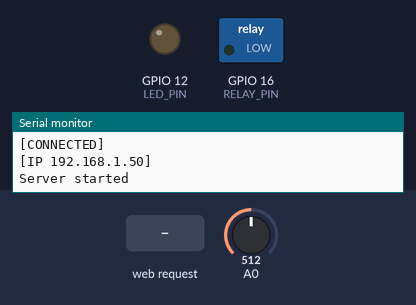
The program below on a simulated ESP8266 (NodeMCU). Parts: switched loads named in the program (green lamp = pin HIGH), output pins drawn as LEDs (lit = HIGH), the last lines printed to the serial monitor. The inputs (shaded band) are chosen by the test bench; at power-on: A0 = 512. WiFi joins after 1.5 s; servers stay silent unless stated; network time is answered at once with the bench clock; uploads are accepted with an empty reply; the local clock reads 2024-03-15 10:24:30 at power-on unless the program sets it.

Above: at 3.0 s.
3.1 s: HTTP request GET /forceSend received
At 5.65 s:
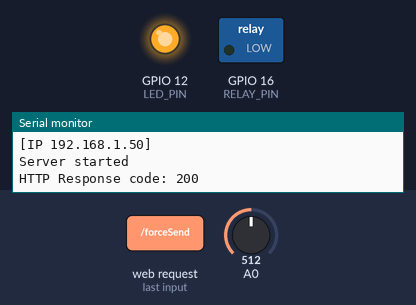
6.1 s: HTTP request GET /setData&relay= received
7.9 s: HTTP request GET /getData received
Timing chart, 0 to 10.9 s (numbered marks = the images above; inputs shaded):
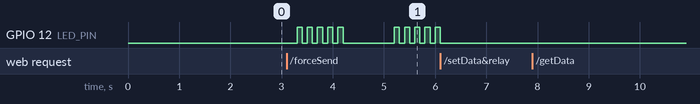

The program:

main.cpp
```cpp
#include <ESP8266WiFi.h>
//#include <ESP8266mDNS.h>
#include <WiFiUdp.h>
#include <ArduinoOTA.h>
#include <GyverTimer.h>
#include <NTPClient.h>
#include "ESP8266HTTPClient.h"
#include <ESP8266HTTPUpdateServer.h>

ESP8266HTTPUpdateServer httpUpdater;
GTimer_ms Timer1;
GTimer_ms Timer2;
#define LED_PIN 12
#define RELAY_PIN 16


// change these values to match your network
const char* ssid = "IDEA-DESIGN";                      // WIFI ssid
const char* password = "ochendlinniy";

WiFiServer server(80);
String request = "";
ESP8266WebServer httpServer(8080);

WiFiUDP ntpUDP;
NTPClient timeClient(ntpUDP);

#define read_interval 1000  // интервал в милисек для опроса датчика тока
int currWatt = 0;
int allWatt = 0;
float hourWatt = 0;
int last_update_time=0;
int lasthourWatt=0;
int httpResponseCode,count_hour;
boolean relayState=false;
boolean isRequest=false;
String startup_time,resp_time;
String now_time;
String header = "HTTP/1.1 200 OK\r\nContent-Type: text/html\r\n\r\n";
String dev_token="15P896k7";
String dev_id="3492";
String serverName="http://iot.am-studio.com.ua/add.php";
String html_1 = R"=====(
<!DOCTYPE html>
<html>
 	<head>
   <title>SMART переноска</title>
		 <meta name='viewport' content='width=device-width, initial-scale=1.0'/>
		 <meta charset='utf-8'>
     <script type="text/javascript" src="https://cdnjs.cloudflare.com/ajax/libs/Chart.js/2.9.3/Chart.min.js"></script>
     <script type="text/javascript" src="https://cdnjs.cloudflare.com/ajax/libs/Chart.js/2.9.3/Chart.bundle.min.js"></script>
		 <style>
			  body {background-color:hsl(200,90%,15%);color: white;
			  	font-family: 'Jura', sans-serif;
			  	text-align: center; transition: .5s; margin: 0;}
			  .page {display:flex; flex-direction: column; padding: 0 30px; height: 100vh;}
			  .col{display: block;}
			  .col2{margin: auto;width: 100%;}
			  #col3,.col4{margin-top:30px;width: 100%;transition: 1s;}

			h1 {text-align:center; font-size: 90%;margin-bottom:20px ;text-transform: uppercase;margin-top: 0;}
			  #currWatt{font-size: 10rem; font-weight:100; padding: 20px 0 0 0;margin: 0;}
			  span{font-size: 3rem;}

			  #relay {transition:1s; padding:10px;text-transform: uppercase; color:white; border-radius: 10px; font-size: 2rem;flex: center;}
			  .relay_wait{ background:#62a2af; border: 2px solid #fff; }
			  .relay_on{ background:#447716; border: 2px solid #fff; }
			  .relay_off{ background:#2f3435; border: 2px solid #fff; }
					.lds-ring {
					  display: none;
					}
					.relay_wait .lds-ring {
					  display: inline-block !important;
					  position: relative;
					  width: 40px;
					  height: 40px;
					}
					.lds-ring div {
					  box-sizing: border-box;
					  display: block;
					  position: absolute;
					  width: 32px;
					  height: 32px;
					  margin: 8px;
					  border: 4px solid #fff;
					  border-radius: 50%;
					  animation: lds-ring 1.2s cubic-bezier(0.5, 0, 0.5, 1) infinite;
					  border-color: #fff transparent transparent transparent;
					}
					.lds-ring div:nth-child(1) {
					  animation-delay: -0.45s;
					}
					.lds-ring div:nth-child(2) {
					  animation-delay: -0.3s;
					}
					.lds-ring div:nth-child(3) {
					  animation-delay: -0.15s;
					}
					@keyframes lds-ring {
					  0% {
					    transform: rotate(0deg);
					  }
					  100% {
					    transform: rotate(360deg);
					  }
					}

			  .footer span{font-size: 1rem;font-weight:500;}
			  .footer{padding-bottom: 10px}
		 </style>
		 <link href="https://fonts.googleapis.com/css2?family=Jura:wght@300;400;500;600;700&display=swap" rel="stylesheet">
		 <script>

	var ajaxRequest = null;
		    if (window.XMLHttpRequest)  { ajaxRequest =new XMLHttpRequest(); }
		    else                        { ajaxRequest =new ActiveXObject("Microsoft.XMLHTTP"); }

  	function set_MODE(relay){
        if (relay==0) {
        	document.getElementById("relay").className="relay_off";
        	document.getElementById("butt_rel").innerHTML="off";}
        if (relay==1) {
        	document.getElementById("relay").className="relay_on";
        	document.getElementById("butt_rel").innerHTML="on";
          }
	}

    function ajaxSEND(relay_state)
		    {
		      if(!ajaxRequest){ alert('AJAX is not supported.'); return; }
		      	ajaxRequest.open('GET',"/setData&relay="+relay_state ,true);
            ajaxRequest.send();
		    }
	function relay_change_state(){
		if (document.getElementById("relay").classList=="relay_off") {
			ajaxSEND(1);
			document.getElementById("relay").className="relay_wait";
			document.getElementById("butt_rel").innerHTML="";}
		if (document.getElementById("relay").classList=="relay_on") {ajaxSEND(0);
			document.getElementById("relay").className="relay_wait";
			document.getElementById("butt_rel").innerHTML="";}
	}

	function ajaxGETDATA()
		{
		    if(!ajaxRequest)
		    	{ alert('AJAX is not supported.'); return;}
		      ajaxRequest.open('GET',"getData",true);
		      ajaxRequest.onreadystatechange = function()
		      {
		        if(ajaxRequest.readyState == 4 && ajaxRequest.status==200)
		        {
		          var ajaxResult = ajaxRequest.responseText;
		          var tmpArray = ajaxResult.split("|");
		          document.getElementById('currWatt').innerHTML = tmpArray[0];
              	  document.getElementById('allWatt').innerHTML = tmpArray[1];
              	  if (tmpArray[2]=="1") {set_MODE(1);} else {set_MODE(0);}
              var back_color=Math.round(100-(tmpArray[0]/40));
              document.body.style='background-color: hsl('+back_color+',89%,15%);';
		        }
		      }
		      ajaxRequest.send();
		    }

	var myVar1 = setInterval(ajaxGETDATA, 1000);

		  </script>
	</head>
<body>
<div class="page">
	<div class="col">
		<h1>SMART переноска (ver0.1)<br></h1>
		<div>сейчас: <span id="currWatt">---</span><span>W</span></div>
    <div>за час: <span id="allWatt">----</span><span>W</span></div>
	</div>
	<div class="col2">
		<div class="relay_wait" id = "relay" onclick="relay_change_state()"><span id="butt_rel"></span><div class="lds-ring"><div></div><div></div><div></div><div></div></div></div>
	</div>
  <div class="col3">
		<a style="color:white;" href="https://iot.am-studio.com.ua/">Статистика</a>
	</div>
  <div class="footer">
	    <p class="info">startup time:
)=====";
String html_2 = R"=====(
      </p>
  </div>
</body>
)=====";

void LED_BLINK(int count,int delay_time){
  for (int i = 0; i < count; i++)
  {
    digitalWrite(LED_PIN,HIGH); delay(delay_time);
    digitalWrite(LED_PIN,LOW);  delay(delay_time);
  }
}

String Get_Date(){
  while(!timeClient.update()) {
    timeClient.forceUpdate();
  }
  return String(timeClient.getEpochTime());
}

String Get_Time(){
  while(!timeClient.update()) {
    timeClient.forceUpdate();
  }
  return timeClient.getFormattedTime().c_str();
}

void setup_wifi() {
  int period=0;
  Serial.println("Connecting to WiFi..");
  WiFi.mode(WIFI_STA);
  WiFi.begin(ssid, password);
    while (WiFi.status() != WL_CONNECTED) {
      delay(500);
      Serial.print(".");
      LED_BLINK(1,50);
      period++;
        if (period>60){
        Serial.println("Не удалось подлючиться к WIFI - рестарт...");
        LED_BLINK(3,700);
        ESP.restart(); period=0;}
      }

  Serial.println("WiFi connected");
  Serial.println("IP address: ");
  Serial.println(WiFi.localIP());

  timeClient.begin();
  timeClient.setTimeOffset(10800);
  startup_time=Get_Time();
}

void SendDataToDB(){
      while(!timeClient.update()) {
        timeClient.forceUpdate();
      }
          HTTPClient http;
                // Your Domain name with URL path or IP address with path
              http.begin(serverName);

              // Specify content-type header
              http.addHeader("Content-Type", "application/x-www-form-urlencoded");
              // Data to send with HTTP POST
              String httpRequestData = "k=";
              httpRequestData+=dev_token;
              httpRequestData+="&id=";
              httpRequestData+=dev_id;
              httpRequestData+="&p1=";
              httpRequestData+=Get_Date();
              httpRequestData+="&p2=";
              httpRequestData+=lasthourWatt;
              resp_time=Get_Time();
              // Send HTTP POST request
              httpResponseCode = http.POST(httpRequestData);
              LED_BLINK(5,100);
              // If you need an HTTP request with a content type: application/json, use the following:
              //http.addHeader("Content-Type", "application/json");
              //int httpResponseCode = http.POST("{\"api_key\":\"tPmAT5Ab3j7F9\",\"sensor\":\"BME280\",\"value1\":\"24.25\",\"value2\":\"49.54\",\"value3\":\"1005.14\"}");
              // If you need an HTTP request with a content type: text/plain
              //http.addHeader("Content-Type", "text/plain");
              //int httpResponseCode = http.POST("Hello, World!");

              Serial.print("HTTP Response code: ");
              Serial.println(httpResponseCode);

          // Free resources
          http.end();
}

void setup() {
    Serial.begin(115200);
    Serial.println();
    Serial.println("Serial started at 115200");
    Serial.println();

    Timer1.setInterval(read_interval);
    Timer2.setInterval(5000);
    // Connect to a WiFi network
    setup_wifi();
    pinMode(RELAY_PIN,OUTPUT);
    pinMode(LED_PIN,OUTPUT);
    Serial.println("");
    Serial.println(F("[CONNECTED]"));
    Serial.print("[IP ");
    Serial.print(WiFi.localIP());
    Serial.println("]");

    // start a server
    httpUpdater.setup(&httpServer,"/update","admin","esp");
    httpServer.begin();
    server.begin();
    Serial.println("Server started");

  // Port defaults to 8266
   ArduinoOTA.setPort(8266);

  // Hostname defaults to esp8266-[ChipID]
  //ArduinoOTA.setHostname("Esp8266-COMP");

  // No authentication by default
  ArduinoOTA.setPassword("157953");

  ArduinoOTA.onStart([]() {
    Serial.println("Start");  //  "Начало OTA-апдейта"
    LED_BLINK(3,100);
  });
  ArduinoOTA.onEnd([]() {
    Serial.println("\nEnd");  //  "Завершение OTA-апдейта"
  });
  ArduinoOTA.onProgress([](unsigned int progress, unsigned int total) {
    Serial.printf("Progress: %u%%\r", (progress / (total / 100)));
    LED_BLINK(1,10);
  });
  ArduinoOTA.onError([](ota_error_t error) {
    Serial.printf("Error[%u]: ", error);
    if (error == OTA_AUTH_ERROR) Serial.println("Auth Failed");
    //  "Ошибка при аутентификации"
    else if (error == OTA_BEGIN_ERROR) Serial.println("Begin Failed");
    //  "Ошибка при начале OTA-апдейта"
    else if (error == OTA_CONNECT_ERROR) Serial.println("Connect Failed");
    //  "Ошибка при подключении"
    else if (error == OTA_RECEIVE_ERROR) Serial.println("Receive Failed");
    //  "Ошибка при получении данных"
    else if (error == OTA_END_ERROR) Serial.println("End Failed");
    //  "Ошибка при завершении OTA-апдейта"
  });
  ArduinoOTA.begin();


}

void GET_WATT(){
  currWatt=0;
  unsigned long time=millis();
    while (time+200>millis())
    {
      int w=analogRead(A0);
      currWatt=max(w,currWatt);
    }
  currWatt=map(currWatt,533,1024,0,6600);
  if (currWatt<0) currWatt=0;
  hourWatt=hourWatt + ((float)currWatt/ (3600.0/  ((float)read_interval/1000.0)  ) );  // 3600/(read_interval/1000)

}

void loop() {
    if (WiFi.status() != WL_CONNECTED) {      // проверяем соединение WIFI
      Serial.println("RECONECT to WIFI");
      setup_wifi();
    }
    httpServer.handleClient();
    ArduinoOTA.handle();                      // проверяем обновление для прошивки по воздуху

    if (Timer2.isReady()){                    // Сбор и отправка статистики
        if (timeClient.getHours()!=last_update_time){
            lasthourWatt=hourWatt;
            SendDataToDB();
            hourWatt=0;
            last_update_time=timeClient.getHours();
          }
    }

    if (Timer1.isReady()){                    // Обработка реле
        GET_WATT();
        if (relayState==1) {digitalWrite(RELAY_PIN,HIGH);} else {digitalWrite(RELAY_PIN,LOW);}
    }

    WiFiClient client = server.available();     // Check if a client has connected
    if (client)
      {
        request = client.readStringUntil('\r');     // Read the first line of the requestreturn;
          isRequest=false;
          if ( request.indexOf("forceSend") > 0 ){
            isRequest=true;SendDataToDB();
            client.print( "okay" );
          }
          if ( request.indexOf("getData") > 0 ){
                Serial.println("getData received");
                isRequest=true;

                if ( !isnan(currWatt) && !isnan(lasthourWatt))
                {
                    //client.print( header );
                    client.print( currWatt );   client.print( "|" );
                    client.print( lasthourWatt );   client.print( "|" );
                    client.print( relayState );
                }
                else
                {
                    //client.print( header );
                    client.print( "---" );    client.print( "|" );
                    client.print( "--" );     client.print( "|" );
                    client.print( "----" );
                }
          }
          if ( request.indexOf("setData") > 0 ){
            isRequest=true;
            Serial.println("setData received");
            Serial.println(request);
            if (request.indexOf("relay=")>0){
                request=request.substring(request.lastIndexOf("relay=")+6,request.lastIndexOf("relay=")+8);
                relayState=(int)request.toInt();
                Serial.print("relayState is ");Serial.println(relayState);
            }
          }
          if (isRequest==false){
                client.flush();
                client.print( header );
                client.print( html_1 );
                client.print( startup_time );
                client.print( "</br>" );
                client.print( " (resp: " );
                client.print(httpResponseCode);client.print( " | " );
                client.print(hourWatt);client.print( " | " );
                client.print(resp_time);client.print( " )" );
                client.print( html_2 );
          }
      }
}
```
